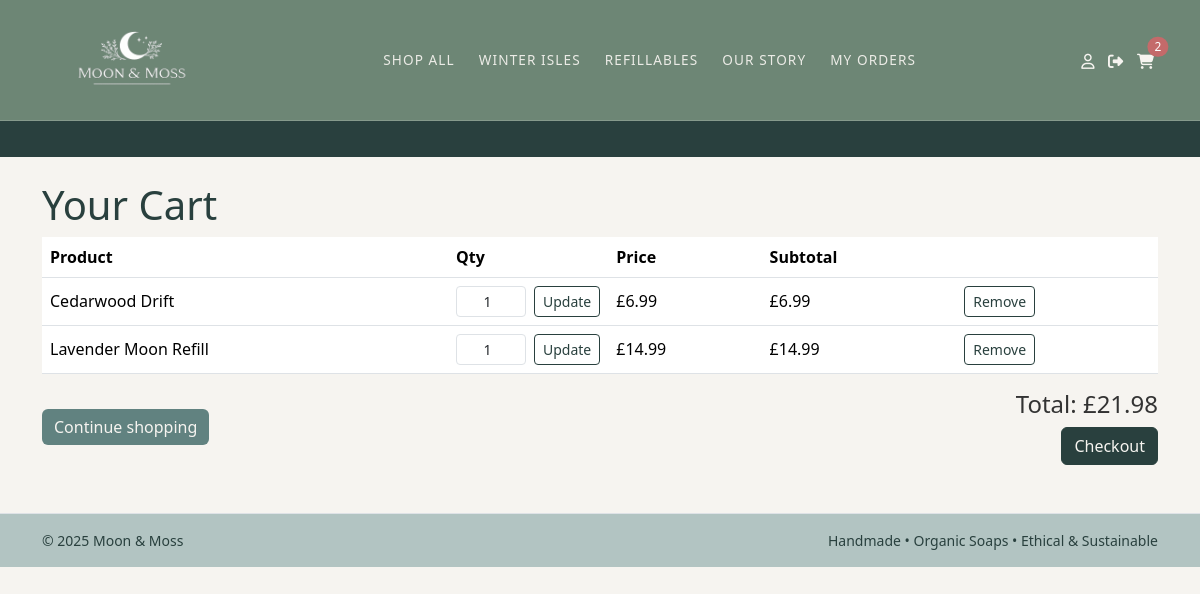
The app's page /cart/ (signed in) with its own data.
### cart/models.py (models this page shows, shortened)
class CartItem(models.Model):
    cart = models.ForeignKey(
        Cart, on_delete=models.CASCADE, related_name="items")
    product = models.ForeignKey(Product, on_delete=models.PROTECT)
    qty = models.PositiveIntegerField(default=1)
    class Meta:
        unique_together = ("cart", "product")
    @property
    def subtotal(self):
        return self.qty * self.product.price

class Cart(models.Model):
    user = models.ForeignKey(
        settings.AUTH_USER_MODEL,
        null=True, blank=True,
        on_delete=models.CASCADE
    )
    session_key = models.CharField(max_length=40, blank=True, db_index=True)
    created_at = models.DateTimeField(auto_now_add=True)
    updated_at = models.DateTimeField(auto_now=True)
    @property
    def total(self):
        return sum(
            item.subtotal for item in self.items.select_related("product"))

### catalog/models.py (models this page shows, shortened)
class Product(models.Model):
    title = models.CharField(max_length=160)
    slug = models.SlugField(max_length=180, unique=True, blank=True)
    description = models.TextField(blank=True)
    scent = models.CharField(max_length=50, help_text="e.g. Lavender, Citrus")
    weight_g = models.PositiveIntegerField(help_text="Net weight in grams")
    price = models.DecimalField(max_digits=6, decimal_places=2)
    stock_qty = models.PositiveIntegerField(default=0)
    active = models.BooleanField(default=True)
    created_at = models.DateTimeField(auto_now_add=True)
    tags = models.CharField(
        max_length=250,
        blank=True,
        help_text="Comma-separated tags, e.g. winter, woody, refillable"
    )
    class Meta:
        ordering = ["title"]

### cart/views.py (the view)
# urls.py: path("", views.view_cart, name="view"),
def view_cart(request):
    cart = get_or_create_cart(request)
    return render(request, "cart/view.html", {"cart": cart})

### cart/context_processors.py (called while the page is built)
def cart_count(request):
    cart = get_or_create_cart(request)
    try:
        count = sum(i.qty for i in cart.items.all())
    except Exception:
        count = 0
    return {"cart_count": count}

### cart/utils.py (called while the page is built)
def get_or_create_cart(request):
    if not request.session.session_key:
        request.session.create()
    request.session.set_expiry(60 * 60 * 24 * 14)
    session_key = request.session.session_key
    if request.user.is_authenticated:
        cart, _ = Cart.objects.get_or_create(
            user=request.user,
            defaults={"session_key": session_key},
        )
    else:
        cart, _ = Cart.objects.get_or_create(
            user=None,
            session_key=session_key,
        )
    return cart

### cart/templates/cart/view.html (shortened to what this page needs)
{% extends "base.html" %}
{% block content %}
  <h1>Your Cart</h1>
  {% if cart.items.all %}
    <div class="table-responsive">
      <table class="table align-middle">
        <thead>
          <tr>
            <th>Product</th>
            <th style="width:120px;">Qty</th>
            <th>Price</th>
            <th>Subtotal</th>
            <th></th>
          </tr>
        </thead>
        <tbody>
          {% for item in cart.items.all %}
            <tr>
              <td>{{ item.product.title }}</td>
              <td>
                <form method="post" action="{% url 'cart:update' item.id %}" class="d-flex">
                  <input type="number"
                         name="qty"
                         value="{{ item.qty }}"
                         min="1"
                         max="{{ item.product.stock_qty }}"
                         class="form-control form-control-sm me-2 cart-qty-input">
                  <button class="btn btn-sm btn-update" type="submit">Update</button>
                </form>
              </td>
              <td>£{{ item.product.price }}</td>
              <td>£{{ item.subtotal }}</td>
              <td>
                <form method="post" action="{% url 'cart:remove' item.id %}">
                  <button class="btn btn-sm btn-remove" type="submit">Remove</button>
                </form>
              </td>
            </tr>
          {% endfor %}
        </tbody>
      </table>
    </div>
    <div class="d-flex justify-content-between align-items-center">
      <a href="{% url 'catalog:product_list' %}" class="btn btn-continue">Continue shopping</a>
      <div class="text-end">
        <h4>Total: £{{ cart.total }}</h4>
        <a href="{% url 'checkout:summary' %}" class="btn btn-checkout">Checkout</a>
      </div>
    </div>
  {% else %}
    <p>Your cart is empty.</p>
    <a href="{% url 'catalog:product_list' %}" class="btn btn-primary">Back to shop</a>
  {% endif %}
{% endblock %}

### static/css/main.css (style rules this page uses)
body { background-color: #f6f4f0; color: #333333; font-family: system-ui, -apple-system, BlinkMacSystemFont, "Segoe UI", sans-serif; }
h1, .h1, h2, .h2, h3, .h3 { color: #29403e; }
a { color: #29403e; }
.btn-update { border-color: #29403e; color: #29403e; }
.btn-remove { border-color: #29403e; color: #29403e; }
.btn-continue { background-color: #618280; color: #f6f4f0; border: none; font-weight: 500; }
.btn-checkout { background-color: #29403e; border-color: #29403e; color: #f6f4f0; }
.cart-qty-input { width: 70px; text-align: center; padding-right: 0; }
:root { --bb-primary: #5f7f6b; --bb-secondary: #8f8a83; --bb-success: #6f9e7a; --bb-warning: #e3b35a; --bb-danger: #c46a6a; --bb-info: #7aa6c9; --bb-bg-soft: rgba(255, 255, 255, .85); --bb-border-soft: rgba(0, 0, 0, .08); --bb-shadow-soft: 0 12px 30px rgba(0, 0, 0, .06); }

### records on screen
CartItem: product "Cedarwood Drift", qty "1", product.price "6.99", subtotal "6.99"
CartItem: product "Lavender Moon Refill", qty "1", product.price "14.99", subtotal "14.99"
Cart: total "21.98"

### other values on screen
{{ cart_count|default:0 }} "2"
{{ now|default:"2025" }} "2025"
